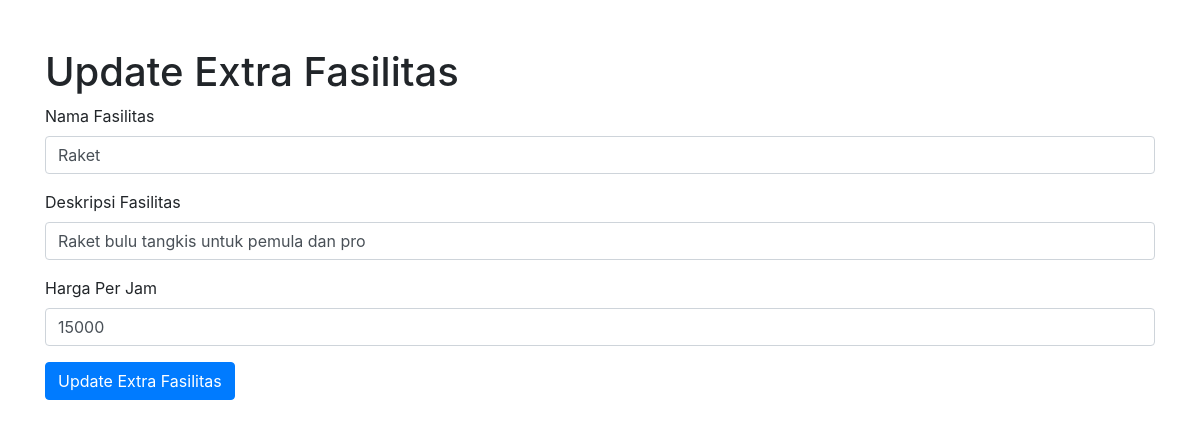
The app's page /evolve/Admin/updateExtraFasilitas.php?id_fasilitas=2 with its own data.
### tables this page shows
CREATE TABLE `extra_fasilitas` (
  `id_fasilitas` int(11) NOT NULL,
  `nama_fasilitas` varchar(255) NOT NULL,
  `deskripsi_fasilitas` varchar(255) NOT NULL,
  `harga_per_jam` int(11) DEFAULT NULL
);

### evolve/Admin/updateExtraFasilitas.php (the view, shortened to what this page needs)
<?php
include('../function.php');
$id_fasilitas = $_GET['id_fasilitas'] ?? '';
if ($id_fasilitas) {
    $query = "SELECT * FROM extra_fasilitas WHERE id_fasilitas = $id_fasilitas";
    $result = mysqli_query($conn, $query);
    $fasilitas = mysqli_fetch_assoc($result);
}
?>
<!DOCTYPE html>
<html lang="en">
<head>
    <link href="https://stackpath.bootstrapcdn.com/bootstrap/4.5.2/css/bootstrap.min.css" rel="stylesheet">
</head>
<body>
    <div class="container mt-5">
        <h1>Update Extra Fasilitas</h1>
        <form action="updateExtraFasilitas.php?id_fasilitas=<?php echo $id_fasilitas; ?>" method="post">
            <div class="form-group">
                <label for="nama_fasilitas">Nama Fasilitas</label>
                <input type="text" class="form-control" id="nama_fasilitas" name="nama_fasilitas" value="<?php echo $fasilitas['nama_fasilitas']; ?>" required>
            </div>
            <div class="form-group">
                <label for="deskripsi_fasilitas">Deskripsi Fasilitas</label>
                <input type="text" class="form-control" id="deskripsi_fasilitas" name="deskripsi_fasilitas" value="<?php echo $fasilitas['deskripsi_fasilitas']; ?>" required>
            </div>
            <div class="form-group">
                <label for="harga_per_jam">Harga Per Jam</label>
                <input type="number" class="form-control" id="harga_per_jam" name="harga_per_jam" value="<?php echo $fasilitas['harga_per_jam']; ?>" required>
            </div>
            <button type="submit" class="btn btn-primary">Update Extra Fasilitas</button>
        </form>
    </div>
</body>
</html>

### records on screen
extra_fasilitas: nama_fasilitas "Raket", deskripsi_fasilitas "Raket bulu tangkis untuk pemula dan pro", harga_per_jam "15000"
